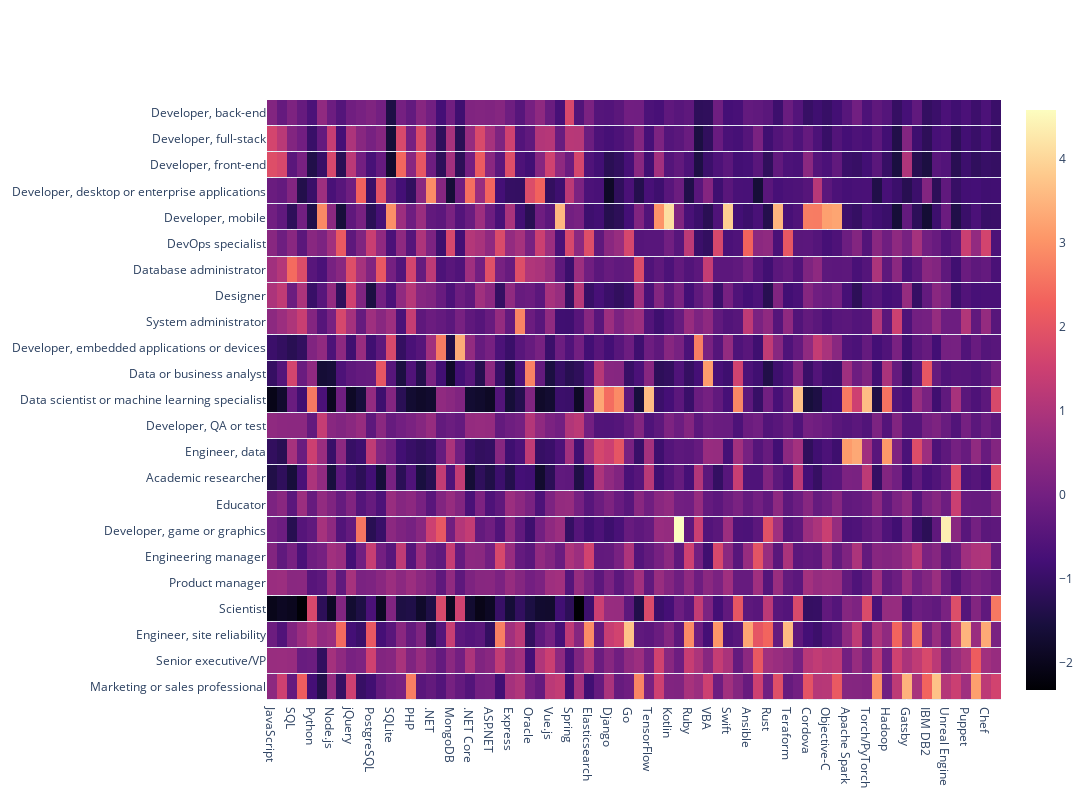

Notebook code cell kept with this figure:
### Code cell
fig = go.Figure(data=go.Heatmap(z=normalized_skills, x=skills.columns,y=skills.index, colorscale='magma', ygap=1))
fig.update_layout(width=1500, height=800)
fig.show()

### Figure 1 — Plotly figure (JSON) as saved in the notebook; plotly's stock layout.template omitted (floating-point values rounded to 4 significant figures; data arrays with more than 128 entries replaced by an {"elided": "..."} marker saying what was removed)
{"data": [{"colorscale": [[0, "#000004"], [0.1111, "#180f3d"], [0.2222, "#440f76"], [0.3333, "#721f81"], [0.4444, "#9e2f7f"], [0.5556, "#cd4071"], [0.6667, "#f1605d"], [0.7778, "#fd9668"], [0.8889, "#feca8d"], [1, "#fcfdbf"]], "type": "heatmap", "x": ["JavaScript", "HTML/CSS", "SQL", "MySQL", "Python", "Java", "Node.js", "Bash/Shell/PowerShell", "jQuery", "C#", "PostgreSQL", "Microsoft SQL Server", "SQLite", "React.js", "PHP", "TypeScript", ".NET", "C++", "MongoDB", "C", ".NET Core", "Angular", "ASP.NET", "Redis", "Express", "MariaDB", "Oracle", "ASP.NET Core", "Vue.js", "Firebase", "Spring", "Angular.js", "Elasticsearch", "Pandas", "Django", "Flask", "Go", "Laravel", "TensorFlow", "React Native", "Kotlin", "Unity 3D", "Ruby", "Assembly", "VBA", "DynamoDB", "Swift", "R", "Ansible", "Ruby on Rails", "Rust", "Flutter", "Teraform", "Keras", "Cordova", "Xamarin", "Objective-C", "Dart", "Apache Spark", "Scala", "Torch/PyTorch", "Symfony", "Hadoop", "Perl", "Gatsby", "Cassandra", "IBM DB2", "Drupal", "Unreal Engine", "Haskell", "Puppet", "Couchbase", "Chef", "Julia"], "y": ["Marketing or sales professional", "Senior executive/VP", "Engineer, site reliability", "Scientist", "Product manager", "Engineering manager", "Developer, game or graphics", "Educator", "Academic researcher", "Engineer, data", "Developer, QA or test", "Data scientist or machine learning specialist", "Data or business analyst", "Developer, embedded applications or devices", "System administrator", "Designer", "Database administrator", "DevOps specialist", "Developer, mobile", "Developer, desktop or enterprise applications", "Developer, front-end", "Developer, full-stack", "Developer, back-end"], "ygap": 1, "z": {"elided": "23x74 float values"}}], "layout": {"height": 800, "width": 1500}}
